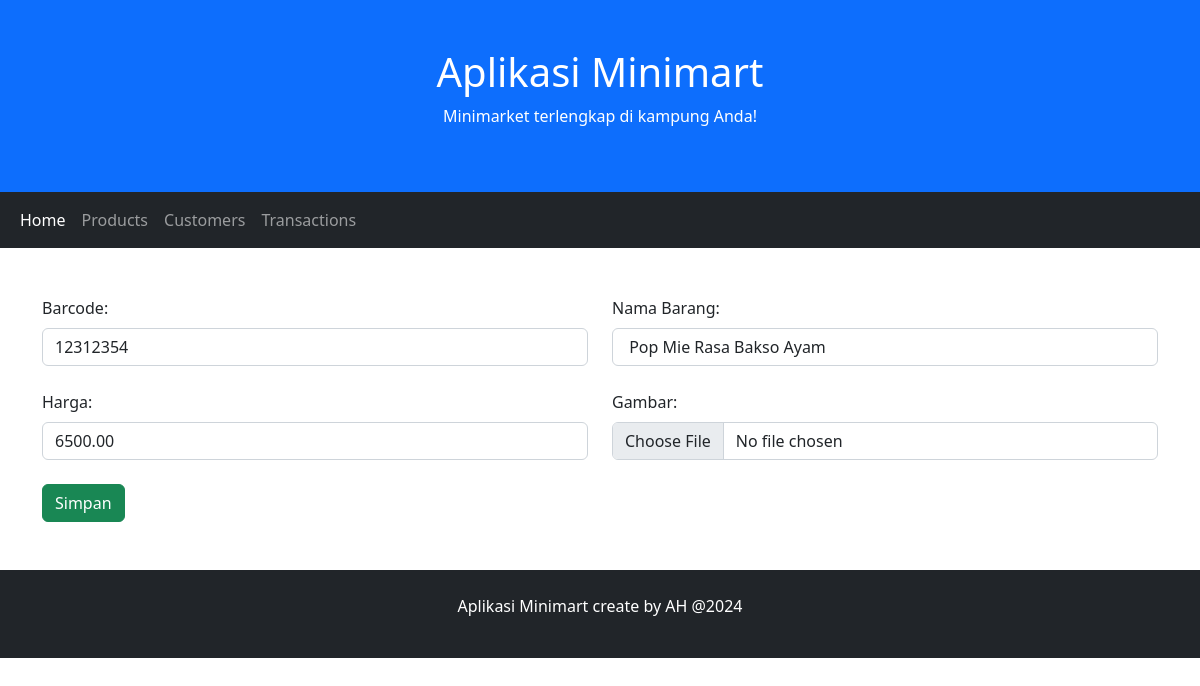
Screenshot of /product_edit.php?id=1 with the database file from the repository.
### tables this page shows
CREATE TABLE IF NOT EXISTS `products` (
  `id` int(11) NOT NULL AUTO_INCREMENT,
  `barcode` varchar(50) NOT NULL,
  `product_name` varchar(50) NOT NULL,
  `price` decimal(10,2) NOT NULL,
  `picture` varchar(255) DEFAULT NULL,
  PRIMARY KEY (`id`)
);

### product_edit.php (the view, shortened to what this page needs)
<?php
    $id = $_GET['id'];
    include('lib/koneksi.php');
    $qry ="SELECT * FROM products";
    $check = $db->query($qry) or die($db->error.__LINE__);
    if($check -> num_rows > 0){
        $sql = "SELECT * FROM products WHERE id=$id";
        if(!$hasil = $db->query($sql))
        {
            die('Query error['.$db->error.']');
        }
        while($prod = $hasil->fetch_object()){
?>
<!DOCTYPE html>
<html lang="en">
<head>
  <link href="css/bootstrap.min.css" rel="stylesheet">
</head>
<body>
<div class="p-5 bg-primary text-white text-center">
  <h1>Aplikasi Minimart</h1>
  <p>Minimarket terlengkap di kampung Anda!</p>
</div>
<nav class="navbar navbar-expand-sm bg-dark navbar-dark">
  <div class="container-fluid">
    <ul class="navbar-nav">
      <li class="nav-item">
        <a class="nav-link active" href="index.php">Home</a>
      </li>
      <li class="nav-item">
        <a class="nav-link" href="products.php">Products</a>
      </li>
      <li class="nav-item">
        <a class="nav-link" href="customers.php">Customers</a>
      </li>
      <li class="nav-item">
        <a class="nav-link" href="trans.php">Transactions</a>
      </li>
    </ul>
  </div>
</nav>
<div class="container mt-5">
  <form action="product_update.php" method="post" enctype="multipart/form-data">
    <div class="row">
      <div class="col">
        <label for="barcode" class="form-label">Barcode:</label>
        <input type="text" class="form-control" id="barcode" placeholder="Masukkan barcode barang" name="barcode" value ="<?php echo $prod->barcode; ?>">
      </div>
      <div class="col">
        <label for="nama_barang" class="form-label">Nama Barang:</label>
        <input type="text" class="form-control" id="nama_barang" placeholder="Masukkan nama barang" name="nama_barang" value =" <?php echo $prod->product_name; ?>">
      </div>
    </div>
    <br>
    <div class="row">
      <div class="col">
        <label for="harga" class="form-label">Harga:</label>
        <input type="text" class="form-control" id="harga" placeholder="Masukkan harga barang" name="harga" value ="<?php echo $prod->price; ?>">
      </div>
      <div class="col">
        <label for="gambar" class="form-label">Gambar:</label>
        <input class="form-control" type="file" id="gambar" name="gambar">
      </div>
    </div>
    <br>
    <div class="row">
      <div class="col">
      <input class="btn btn-success" type="submit" value="Simpan">
      </div>
    </div>
  </form>
</div>
<div class="mt-5 p-4 bg-dark text-white text-center">
  <p>Aplikasi Minimart create by AH @2024</p>
</div>
</body>
</html>
<?php
        }
    }
?>

### rows the page displays
products: barcode "12312354", nama_barang "Pop Mie Rasa Bakso Ayam", harga "6500.00"
